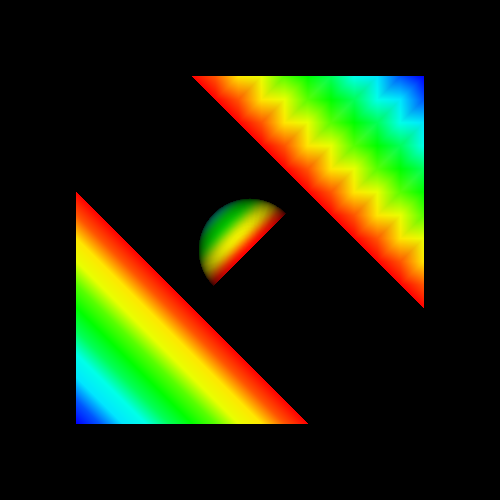

The script that drew this image:
#!/usr/bin/env python
# Demonstrate vtkmClip on polydata, unstructured grid, and image data inputs.

import vtkmodules.vtkInteractionStyle  # noqa: F401
import vtkmodules.vtkRenderingOpenGL2  # noqa: F401

from vtkmodules.vtkAcceleratorsVTKmFilters import vtkmClip
from vtkmodules.vtkCommonCore import vtkDoubleArray
from vtkmodules.vtkFiltersCore import vtkDelaunay3D
from vtkmodules.vtkFiltersGeometry import vtkDataSetSurfaceFilter
from vtkmodules.vtkFiltersSources import vtkSphereSource
from vtkmodules.vtkImagingCore import vtkRTAnalyticSource
from vtkmodules.vtkImagingHybrid import vtkImageToPoints
from vtkmodules.vtkRenderingCore import (
    vtkActor,
    vtkPolyDataMapper,
    vtkRenderWindow,
    vtkRenderWindowInteractor,
    vtkRenderer,
)

# --- Clip 1: Polydata (sphere) ---
sphere_source = vtkSphereSource()
sphere_source.SetThetaResolution(50)
sphere_source.SetPhiResolution(50)
sphere_source.Update()
sphere = sphere_source.GetOutput()

# Add x+y scalar field.
sphere_scalars = vtkDoubleArray()
sphere_scalars.SetName("x+y")
sphere_scalars.SetNumberOfComponents(1)
sphere_scalars.SetNumberOfTuples(sphere.GetNumberOfPoints())
for i in range(sphere.GetNumberOfPoints()):
    pt = sphere.GetPoint(i)
    sphere_scalars.SetComponent(i, 0, pt[0] + pt[1])
sphere.GetPointData().SetScalars(sphere_scalars)

sphere_clipper = vtkmClip()
sphere_clipper.SetInputData(sphere)
sphere_clipper.SetComputeScalars(True)
sphere_clipper.SetValue(0.0)

sphere_surface = vtkDataSetSurfaceFilter()
sphere_surface.SetInputConnection(sphere_clipper.GetOutputPort())

sphere_mapper = vtkPolyDataMapper()
sphere_mapper.SetInputConnection(sphere_surface.GetOutputPort())
sphere_mapper.SetScalarVisibility(1)
sphere_mapper.SetScalarModeToUsePointFieldData()
sphere_mapper.SelectColorArray("x+y")
sphere_mapper.SetScalarRange(0, 1)

sphere_actor = vtkActor()
sphere_actor.SetMapper(sphere_mapper)
sphere_actor.SetPosition(0.5, 0.5, 0.0)
sphere_actor.RotateWXYZ(90.0, 0.0, 0.0, 1.0)

# --- Clip 2: Unstructured grid (tetrahedralized wavelet) ---
image_source = vtkRTAnalyticSource()
image_source.SetWholeExtent(-5, 5, -5, 5, -5, 5)

image_to_points = vtkImageToPoints()
image_to_points.SetInputConnection(image_source.GetOutputPort())

tetrahedralizer = vtkDelaunay3D()
tetrahedralizer.SetInputConnection(image_to_points.GetOutputPort())
tetrahedralizer.Update()
tets = tetrahedralizer.GetOutput()

# Add negated x+y scalar field.
tet_scalars = vtkDoubleArray()
tet_scalars.SetName("x+y")
tet_scalars.SetNumberOfComponents(1)
tet_scalars.SetNumberOfTuples(tets.GetNumberOfPoints())
for i in range(tets.GetNumberOfPoints()):
    pt = tets.GetPoint(i)
    tet_scalars.SetComponent(i, 0, -pt[0] - pt[1])
tets.GetPointData().SetScalars(tet_scalars)

tet_clipper = vtkmClip()
tet_clipper.SetInputData(tets)
tet_clipper.SetComputeScalars(True)
tet_clipper.SetValue(0.0)

tet_surface = vtkDataSetSurfaceFilter()
tet_surface.SetInputConnection(tet_clipper.GetOutputPort())

tet_mapper = vtkPolyDataMapper()
tet_mapper.SetInputConnection(tet_surface.GetOutputPort())
tet_mapper.SetScalarVisibility(1)
tet_mapper.SetScalarModeToUsePointFieldData()
tet_mapper.SelectColorArray("x+y")
tet_mapper.SetScalarRange(0, 10)

tet_actor = vtkActor()
tet_actor.SetMapper(tet_mapper)
tet_actor.SetScale(1.0 / 5.0)

# --- Clip 3: Image data ---
image = image_source.GetOutput()

# Add x+y scalar field.
image_scalars = vtkDoubleArray()
image_scalars.SetName("x+y")
image_scalars.SetNumberOfComponents(1)
image_scalars.SetNumberOfTuples(image.GetNumberOfPoints())
for i in range(image.GetNumberOfPoints()):
    pt = image.GetPoint(i)
    image_scalars.SetComponent(i, 0, pt[0] + pt[1])
image.GetPointData().SetScalars(image_scalars)

image_clipper = vtkmClip()
image_clipper.SetInputData(image)
image_clipper.SetComputeScalars(True)
image_clipper.SetValue(0.0)

image_surface = vtkDataSetSurfaceFilter()
image_surface.SetInputConnection(image_clipper.GetOutputPort())

image_mapper = vtkPolyDataMapper()
image_mapper.SetInputConnection(image_surface.GetOutputPort())
image_mapper.SetScalarVisibility(1)
image_mapper.SetScalarModeToUsePointFieldData()
image_mapper.SelectColorArray("x+y")
image_mapper.SetScalarRange(0, 10)

image_actor = vtkActor()
image_actor.SetMapper(image_mapper)
image_actor.SetScale(1.0 / 5.0)
image_actor.SetPosition(1.0, 1.0, 0.0)

# Renderer
renderer = vtkRenderer()
renderer.AddActor(sphere_actor)
renderer.AddActor(tet_actor)
renderer.AddActor(image_actor)

# Window
render_window = vtkRenderWindow()
render_window.SetMultiSamples(0)
render_window.SetSize(500, 500)
render_window.AddRenderer(renderer)
render_window.SetWindowName("vtkm clip")

# Scene
renderer.GetActiveCamera().SetPosition(0, 0, 1)
renderer.GetActiveCamera().SetFocalPoint(0, 0, 0)
renderer.GetActiveCamera().SetViewUp(0, 1, 0)
renderer.ResetCamera()

# Interactor
interactor = vtkRenderWindowInteractor()
interactor.SetRenderWindow(render_window)

interactor.Initialize()
interactor.Start()
